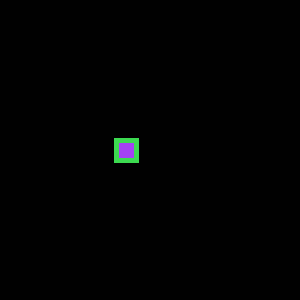
Frame 1 (no input)
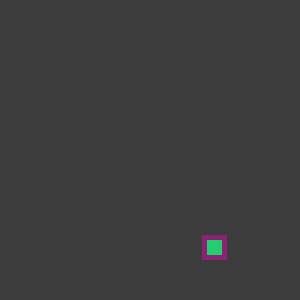
Frame 60 (the mouse pressed at the canvas centre just before this capture)
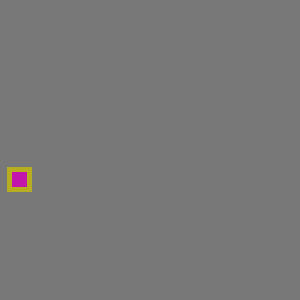
Frame 120 (the mouse held since frame 60 and released just before this capture)

The Processing sketch that drew these frames (run headless with seeded random() and noise(); from frame 60 on, the mouse is pressed at the canvas centre):

// Processing sketch: sketch_2
// ── sketch_2.pde
//
int c=0;//整数类型
//float//浮点数，小数
//boolean//布尔数 ture,false


void setup()
{
  size(300,300);
  frameRate(5);
}
void draw()
{
  c++;
  background(c);
  fill(random(0,255),random(0,255),random(0,255));
  strokeWeight(5);
  stroke(random(0,255),random(0,255),random(0,255));
  rect(random(0,255),random(0,255),20,20);
  
}
